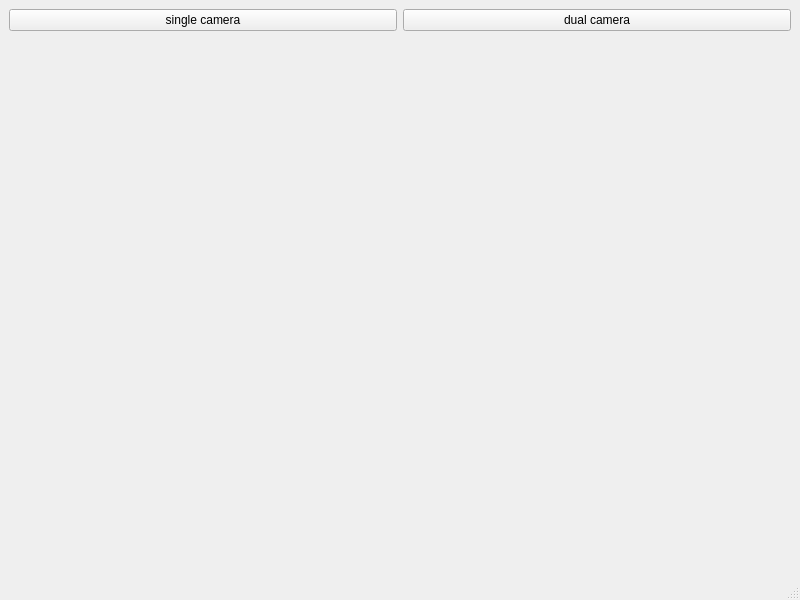
<?xml version="1.0" encoding="UTF-8"?>
<ui version="4.0">
 <class>MainWindow</class>
 <widget class="QMainWindow" name="MainWindow">
  <property name="geometry">
   <rect>
    <x>0</x>
    <y>0</y>
    <width>800</width>
    <height>600</height>
   </rect>
  </property>
  <property name="windowTitle">
   <string>MainWindow</string>
  </property>
  <widget class="QWidget" name="centralwidget">
   <layout class="QGridLayout" name="gridLayout">
    <item row="0" column="0">
     <widget class="QPushButton" name="single_camera_btn">
      <property name="text">
       <string>single camera</string>
      </property>
     </widget>
    </item>
    <item row="0" column="1">
     <widget class="QPushButton" name="dual_camera_btn">
      <property name="text">
       <string>dual camera</string>
      </property>
     </widget>
    </item>
    <item row="2" column="0" colspan="2">
     <widget class="QStackedWidget" name="stackedWidget">
      <property name="currentIndex">
       <number>1</number>
      </property>
      <widget class="single_camera_display" name="single_camera"/>
      <widget class="dual_camera_display" name="dual_camera"/>
     </widget>
    </item>
   </layout>
  </widget>
  <widget class="QMenuBar" name="menubar">
   <property name="geometry">
    <rect>
     <x>0</x>
     <y>0</y>
     <width>800</width>
     <height>23</height>
    </rect>
   </property>
  </widget>
  <widget class="QStatusBar" name="statusbar"/>
 </widget>
 <customwidgets>
  <customwidget>
   <class>dual_camera_display</class>
   <extends>QWidget</extends>
   <header>dual_camera_display.h</header>
   <container>1</container>
  </customwidget>
  <customwidget>
   <class>single_camera_display</class>
   <extends>QWidget</extends>
   <header>single_camera_display.h</header>
   <container>1</container>
  </customwidget>
 </customwidgets>
 <resources/>
 <connections/>
</ui>
